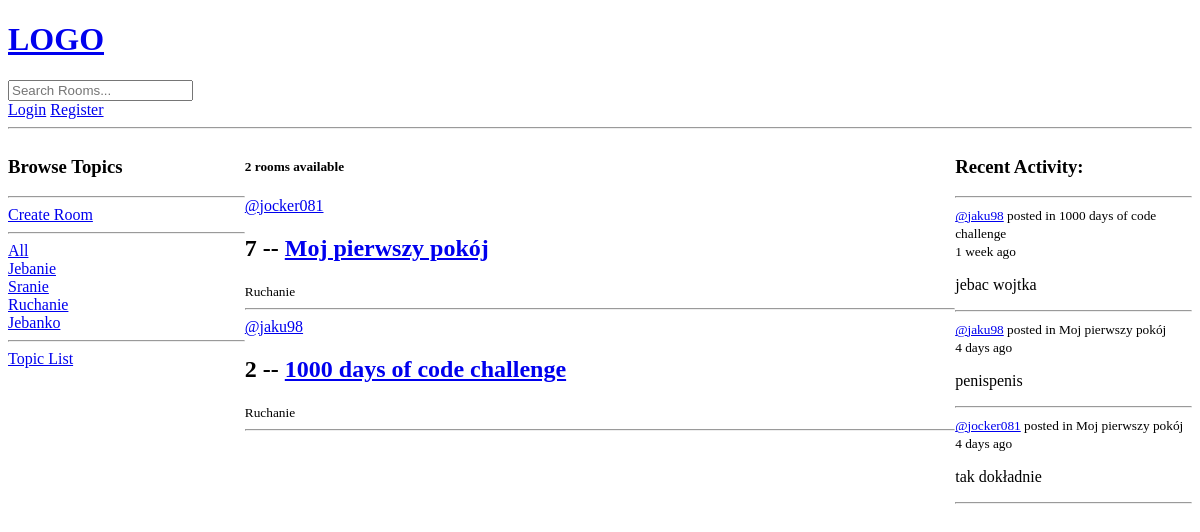
Page /?q=Ruchanie on the earlier database version.
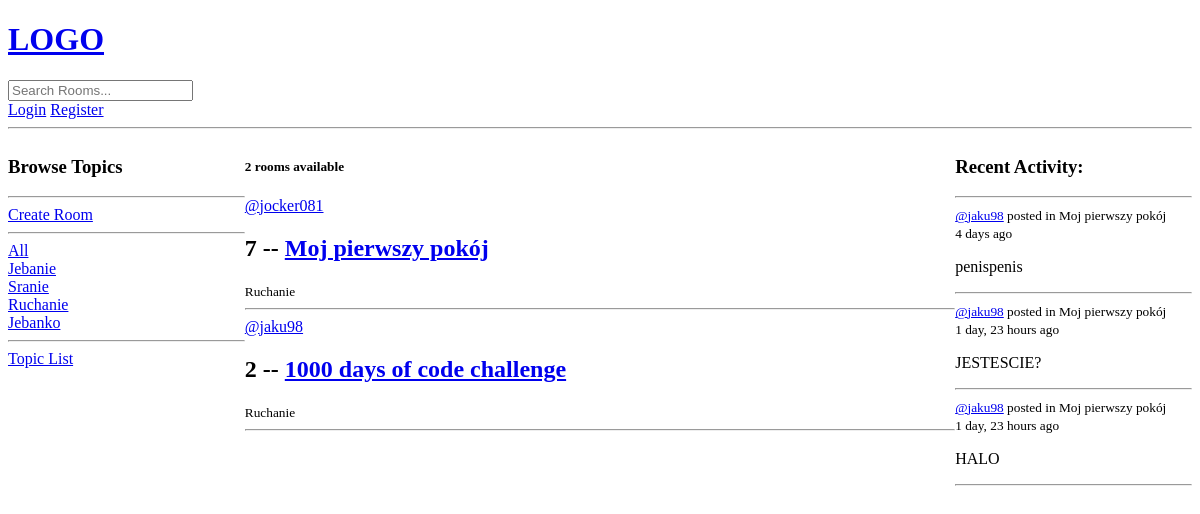
Same page on the later database version.
### base/models.py (models this page shows, shortened)
class Topic(models.Model):
    name = models.CharField(max_length=200)
    def __str__(self):
        return self.name

class Room(models.Model):
    user = models.ForeignKey(User, on_delete=models.SET_NULL, null=True)
    topic = models.ForeignKey(Topic, on_delete=models.SET_NULL, null=True)
    name = models.CharField(max_length=200)
    description = models.TextField(max_length=200, null=True, blank=True)
    participants = models.ManyToManyField(User, related_name='participants', blank=True)
    updated = models.DateTimeField(auto_now=True)
    created = models.DateTimeField(auto_now_add=True)
    class Meta:
        ordering = ['-updated', '-created']

class Message(models.Model):
    user = models.ForeignKey(User, on_delete=models.CASCADE)
    room = models.ForeignKey(Room, on_delete=models.CASCADE)
    body = models.TextField(max_length=300)
    updated = models.DateTimeField(auto_now=True)
    created = models.DateTimeField(auto_now_add=True)
    def __str__(self):
        return self.body[:50]

### base/views.py (the view)
# urls.py: path('', views.home, name="home"),
def home(request):
    q = request.GET.get('q') if request.GET.get('q') != None else ''
    rooms = Room.objects.filter(
        Q(topic__name__icontains=q) |
        Q(name__icontains=q) |
        Q(description__icontains=q)
    )
    topics = Topic.objects.all()
    room_count = rooms.count()
    room_messages = Message.objects.filter(Q(room__topic__name__icontains=q))
    context = {'rooms': rooms,
               'topics': topics,
               'room_count': room_count,
               'room_messages': room_messages}
    return render(request, 'base/home.html',  context)

### base/templates/base/home.html (shortened to what this page needs)
{% extends 'main.html' %}
{% block content %}
    <div class="home-container">
        <div>
            {% include 'base/topic_component.html' %}
        </div>
        <div>
            {% include 'base/feed_component.html' %}
        </div>
        <div>
            {% include 'base/activity_component.html' %}
        </div>
    </div>
{% endblock content %}

### base/templates/base/topic_component.html
<h3>Browse Topics</h3>
    <hr>
    <a href="{% url 'create_room' %}">Create Room</a>
    <hr>
    <div>
        <a href="{% url 'home' %}">All</a>
    </div>
    {% for topic in topics %}
        <div>
            <a href="{% url 'home' %}?q={{ topic.name }}">{{ topic }}</a>
        </div>
    {% endfor %}
    <hr>
    <div>
        <a href="{% url 'topic_list' %}">Topic List</a>
    </div>

### base/templates/base/feed_component.html (shortened to what this page needs)
<h5>{{ room_count }} rooms available</h5>
            {% for room in rooms %}
                <div>
                    <a href="{% url 'user_profile' room.user.id %}"> @{{ room.user.username }} </a>
                    <h2>{{ room.id }} --  <a href="{% url 'room' room.id %}">{{ room.name }} </a></h2>
                    <small>{{ room.topic.name }}</small><br>
                    <hr>
                </div>
            {% endfor %}

### base/templates/base/activity_component.html (shortened to what this page needs)
{% block content %}
<div>
    <h3>Recent Activity:</h3>
    <hr>
    {% for message in room_messages %}
        <div>
            <small><a href="{% url 'user_profile' message.user.id %}">@{{ message.user }}</a> posted in {{ message.room.name }}<br>
                {{ message.created|timesince }} ago
            </small>
            <p>
                {{ message }}
            </p>
            <hr>
        </div>
    {% endfor %}
</div>
{% endblock content %}

Differences in the rows shown:
removed Message: user "jaku98", room.name "1000 days of code challenge", created "1 week", body "jebac wojtka"
removed Message: user "jocker081", room.name "Moj pierwszy pokój", created "4 days", body "tak dokładnie"
added Message: user "jaku98", room.name "Moj pierwszy pokój", created "1 day, 23 hours", body "JESTESCIE?"
added Message: user "jaku98", room.name "Moj pierwszy pokój", created "1 day, 23 hours", body "HALO"
